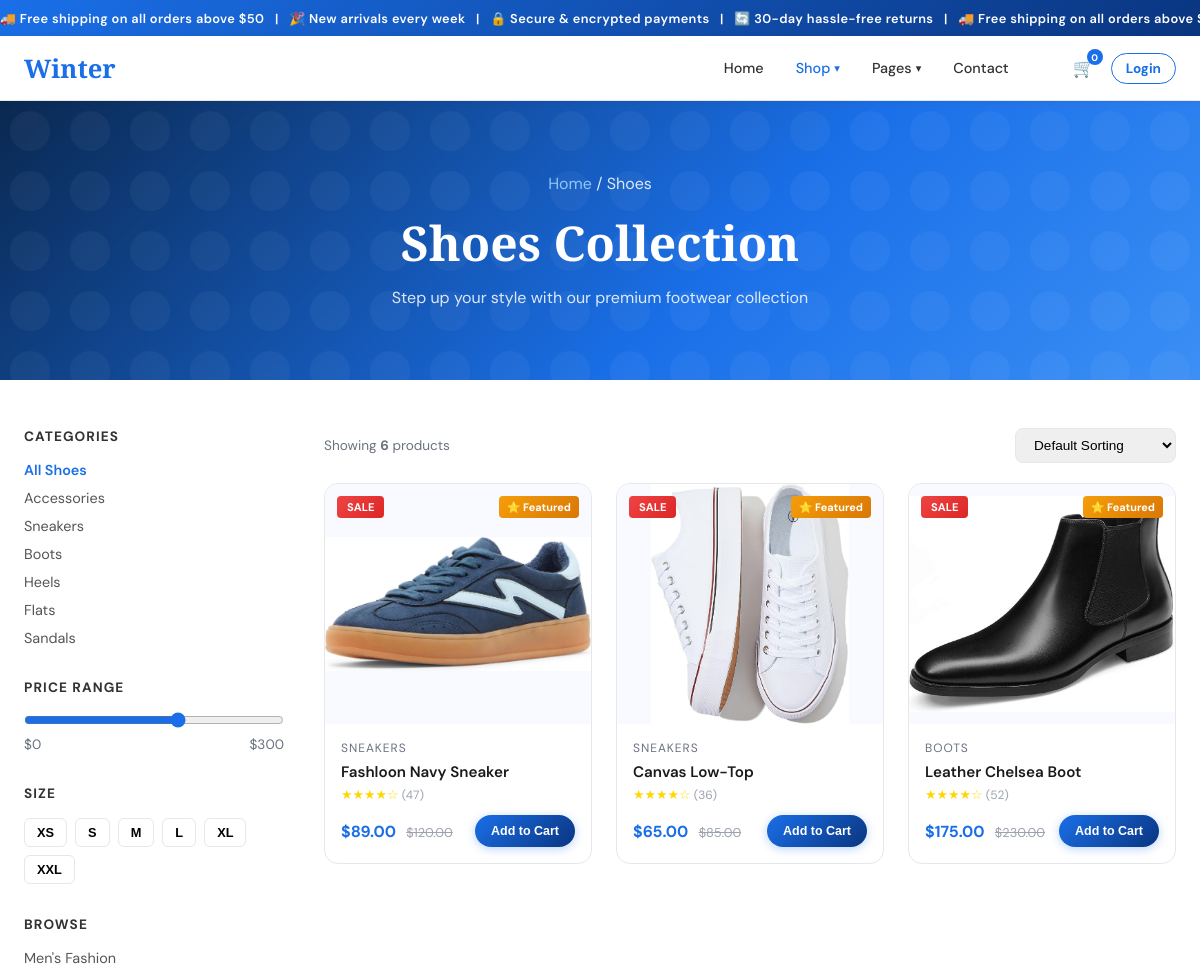
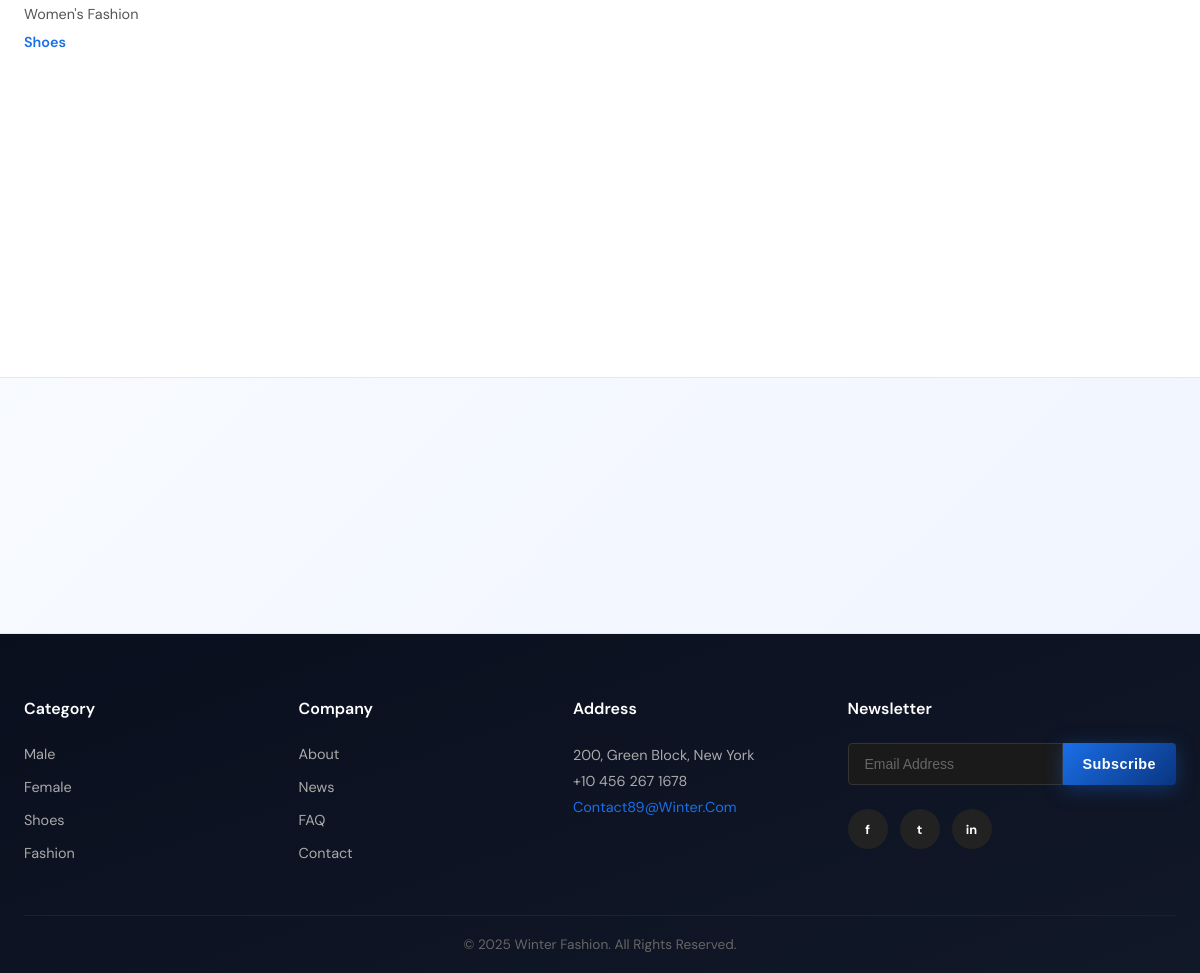
Screenshot of /shoes.php with the database file from the repository (2 pictures, top to bottom).
### tables this page shows
CREATE TABLE categories (
    id INT AUTO_INCREMENT PRIMARY KEY,
    name VARCHAR(100) NOT NULL,
    slug VARCHAR(100) UNIQUE NOT NULL,
    gender ENUM('men','women','shoes','all') DEFAULT 'all'
);

CREATE TABLE products (
    id INT AUTO_INCREMENT PRIMARY KEY,
    name VARCHAR(200) NOT NULL,
    description TEXT,
    price DECIMAL(10,2) NOT NULL,
    original_price DECIMAL(10,2),
    category_id INT,
    image VARCHAR(255),
    stock INT DEFAULT 100,
    rating DECIMAL(2,1) DEFAULT 4.5,
    reviews_count INT DEFAULT 0,
    gender ENUM('men','women','shoes') NOT NULL,
    featured TINYINT(1) DEFAULT 0,
    created_at TIMESTAMP DEFAULT CURRENT_TIMESTAMP,
    FOREIGN KEY (category_id) REFERENCES categories(id)
);

### config.php (called while the page is built, shortened)
<?php
function formatPrice(float $price): string {
    return '$' . number_format($price, 2);
}
?>

### shop_layout.php (the view, shortened to what this page needs)
<?php
require_once __DIR__ . '/db.php';
$genderLabel = $gender === 'men' ? "Men's" : ($gender === 'women' ? "Women's" : 'Shoes');
$browseLinks = [
    'male.php'   => "Men's Fashion",
    'female.php' => "Women's Fashion",
    'shoes.php'  => 'Shoes',
];
$currentPage = basename($_SERVER['PHP_SELF']);
$sideCats = mysqli_query($conn, "SELECT * FROM categories WHERE gender='$gender' OR gender='all'");
?>
<div class="shop-layout">
  <aside class="sidebar">
    <div class="sidebar-section">
      <h4>Categories</h4>
      <ul>
        <li><a href="<?= $currentPage ?>" class="active">All <?= $genderLabel ?></a></li>
        <?php while ($cat = mysqli_fetch_assoc($sideCats)): ?>
          <li><a href="#"><?= htmlspecialchars($cat['name']) ?></a></li>
        <?php endwhile; ?>
      </ul>
    </div>
    <div class="sidebar-section">
      <h4>Price Range</h4>
      <div class="price-range">
        <input type="range" min="0" max="500" value="300" id="priceRange" oninput="document.getElementById('priceVal').textContent='$'+this.value">
        <div class="price-range-vals"><span>$0</span><span id="priceVal">$300</span></div>
      </div>
    </div>
    <div class="sidebar-section">
      <h4>Size</h4>
      <div style="display:flex;flex-wrap:wrap;gap:8px">
        <?php foreach (['XS','S','M','L','XL','XXL'] as $sz): ?>
          <button class="sidebar-size-btn" onclick="this.classList.toggle('active-size')"><?= $sz ?></button>
        <?php endforeach; ?>
      </div>
    </div>
    <div class="sidebar-section">
      <h4>Browse</h4>
      <ul>
        <?php foreach ($browseLinks as $href => $label): ?>
          <li><a href="<?= $href ?>" <?= $href===$currentPage?'class="active"':'' ?>><?= $label ?></a></li>
        <?php endforeach; ?>
      </ul>
    </div>
  </aside>
  <main>
    <?php
    $allRows = [];
    while ($products && $p = mysqli_fetch_assoc($products)) $allRows[] = $p;
    $count = count($allRows);
    ?>
    <div class="shop-grid-header">
      <p style="font-size:.85rem;color:#6b7280">Showing <strong><?= $count ?></strong> products</p>
      <select onchange="" style="padding:8px 14px;border:1.5px solid #e5e7eb;border-radius:8px;font-size:.85rem;outline:none">
        <option>Default Sorting</option>
      </select>
    </div>
    <div class="shop-grid">
      <?php foreach ($allRows as $p):
        $disc = $p['original_price'] > $p['price'];
      ?>
      <div class="shop-product-card" onclick="location.href='product.php?id=<?= $p['id'] ?>'">
        <div class="product-img" style="position:relative;overflow:hidden">
          <img src="<?= htmlspecialchars($p['image']) ?>" alt="<?= htmlspecialchars($p['name']) ?>"
               onerror="this.src='hero.png'"
               style="width:100%;height:240px;object-fit:contain;display:block;transition:transform .4s">
          <?php if ($disc): ?>
            <span class="sale-badge">SALE</span>
          <?php endif; ?>
          <?php if ($p['featured']): ?>
            <span class="featured-badge">⭐ Featured</span>
          <?php endif; ?>
        </div>
        <div class="product-info">
          <p class="product-cat"><?= htmlspecialchars($p['cat_name'] ?? ucfirst($gender)) ?></p>
          <h3><?= htmlspecialchars($p['name']) ?></h3>
          <div class="rating"><?= str_repeat('★', (int)$p['rating']) ?><?= str_repeat('☆', 5-(int)$p['rating']) ?>
            <span style="color:#9ca3af;font-size:.75rem">(<?= $p['reviews_count'] ?>)</span>
          </div>
          <div class="product-footer">
            <div>
              <span class="price"><?= formatPrice((float)$p['price']) ?></span>
              <?php if ($disc): ?>
                <span style="text-decoration:line-through;color:#9ca3af;font-size:.8rem;margin-left:6px"><?= formatPrice((float)$p['original_price']) ?></span>
              <?php endif; ?>
            </div>
            <button class="add-btn" onclick="event.stopPropagation();shopQuickAdd(<?= $p['id'] ?>)">Add to Cart</button>
          </div>
        </div>
      </div>
      <?php endforeach; ?>
    </div>
  </main>
</div>

### style.css (style rules this page uses)
*, *::before, *::after { box-sizing: border-box; margin: 0; padding: 0; }
html { scroll-behavior: smooth; }
body { font-family: 'DM Sans', sans-serif; color: #1a1a1a; background: #fff; overflow-x: hidden; }
a { text-decoration: none; color: inherit; transition: color 0.2s; }
ul { list-style: none; }
img { max-width: 100%; display: block; }
:root { --blue: #1a6fe8; --blue-dark: #145bc4; --black: #111; --gray: #6b7280; --light: #f3f6fb; --border: #e5e7eb; --gradient: linear-gradient(135deg, #1a6fe8 0%, #0a3580 100%); --shadow-md: 0 8px 32px rgba(26,111,232,0.12); --shadow-lg: 0 20px 60px rgba(26,111,232,0.16); --radius: 12px; }
.product-img { height: 280px; object-fit: cover; width: 100%; }
.product-info { padding: 16px 20px 20px; }
.product-cat { font-size: 0.75rem; color: var(--gray); text-transform: uppercase; letter-spacing: 0.08em; }
.product-info h3 { font-size: 1rem; font-weight: 600; margin: 6px 0 12px; }
.product-footer { display: flex; align-items: center; justify-content: space-between; }
.price { font-size: 1.1rem; font-weight: 700; color: var(--blue); }
.shop-layout { max-width: 1280px; margin: 48px auto 80px; padding: 0 24px; display: grid; grid-template-columns: 260px 1fr; gap: 40px; }
.sidebar { position: sticky; top: 80px; align-self: start; }
.sidebar-section { margin-bottom: 32px; }
.sidebar-section h4 { font-size: 0.85rem; font-weight: 700; text-transform: uppercase; letter-spacing: 0.08em; margin-bottom: 16px; color: #333; }
.sidebar-section ul li { margin-bottom: 10px; }
.sidebar-section ul li a { font-size: 0.9rem; color: #555; display: flex; justify-content: space-between; }
.sidebar-section ul li a.active { color: var(--blue); font-weight: 600; }
.price-range { display: flex; flex-direction: column; gap: 8px; }
.price-range input[type=range] { width: 100%; accent-color: var(--blue); }
.price-range-vals { display: flex; justify-content: space-between; font-size: 0.85rem; color: var(--gray); }
.shop-grid { display: grid; grid-template-columns: repeat(3, 1fr); gap: 24px; }
.shop-product-card { border-radius: 14px; overflow: hidden; border: 1px solid var(--border); transition: box-shadow 0.3s, transform 0.3s; cursor: pointer; background: #fff; }
.shop-product-card .product-img { height: 240px; overflow: hidden; position: relative; background: #f8faff; }
.shop-product-card .product-info { padding: 16px; }
.shop-product-card .product-info h3 { font-size: 0.95rem; font-weight: 600; margin-bottom: 4px; }
.shop-product-card .product-footer { display: flex; align-items: center; justify-content: space-between; margin-top: 12px; }
.shop-product-card .price { font-size: 1rem; font-weight: 700; color: var(--blue); }
.add-btn { background: var(--gradient); color: #fff; border: none; padding: 9px 16px; border-radius: 20px; font-size: 0.78rem; font-weight: 700; cursor: pointer; transition: all 0.2s; box-shadow: 0 2px 10px rgba(26,111,232,0.3); }
.rating { color: #ffd700; font-size: 0.8rem; margin: 4px 0; }

### shop_layout.php (style rules this page uses)
.shop-grid-header { display:flex;justify-content:space-between;align-items:center;margin-bottom:20px }
.sidebar-size-btn { padding:6px 12px;border:1.5px solid #e5e7eb;background:#fff;border-radius:6px; font-size:.8rem;font-weight:600;cursor:pointer;transition:all .2s }
.featured-badge { position:absolute;top:12px;right:12px;background:linear-gradient(135deg,#f59e0b,#d97706); color:#fff;font-size:.68rem;font-weight:700;padding:4px 8px;border-radius:4px;z-index:2 }
.sale-badge { position:absolute;top:12px;left:12px;background:linear-gradient(135deg,#ef4444,#dc2626); color:#fff;font-size:.7rem;font-weight:700;padding:4px 10px;border-radius:4px;z-index:2 }

### rows the page displays
categories: name "Accessories"
categories: name "Sneakers"
categories: name "Boots"
categories: name "Heels"
categories: name "Flats"
categories: name "Sandals"
products: image (picture), shows "SALE", featured "⭐ Featured", category.name "SNEAKERS", name "Fashloon Navy Sneaker", rating "★★★★", rating "☆", reviews_count "47", price "$89.00", original_price "$120.00"
products: image (picture), shows "SALE", featured "⭐ Featured", category.name "SNEAKERS", name "Canvas Low-Top", rating "★★★★", rating "☆", reviews_count "36", price "$65.00", original_price "$85.00"
products: image (picture), shows "SALE", featured "⭐ Featured", category.name "BOOTS", name "Leather Chelsea Boot", rating "★★★★", rating "☆", reviews_count "52", price "$175.00", original_price "$230.00"

### other values shown
$cartCount "0"
$genderLabel "Shoes"
$sz "XS"
$sz "S"
$sz "M"
$sz "L"
$sz "XL"
$sz "XXL"
$label "Men's Fashion"
$label "Women's Fashion"
$label "Shoes"
$count "6"
